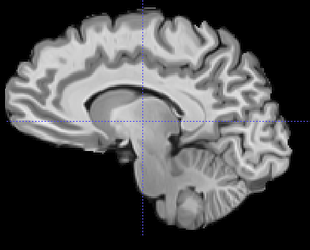
%> input picture energy/1.png, 310 x 250 px
$ octave --eval "demons;"   (GNU Octave 9; MATLAB toolbox functions it lacks are replaced by stand-ins)
%> lines starting %> are read from the running program, lines starting %| are printed output that depends on the picture
% Demons Registration
%
% Simple matlab code for 2D image registration using the diffeomorphic log-demons algorithm
% Code is provided in order to help the understanding of the Demons algorithm
%
% Original Algorithm in:
% [1] - Symmetric Log-Domain Diffeomorphic Registration: A Demons-Based Approach
%       Vercauteren, Pennec, Perchant, Ayache -- MICCAI 2008, 754-761
% [2] - Diffeomorphic demons: Efficient non-parametric image registration,
%       Vercauteren, Pennec, Perchant, Ayache -- NeuroImage 2009, (45)1:61-72
%
% For a more recent work/survey, exploiting global shape characteristics
% (instead of the conventional local gradient-based approaches), consider citing
%
% [1] - Spectral Log-Demons: Diffeomorphic Image Registration with Very Large Deformations
%       Lombaert, Grady, Pennec, Ayache, Cheriet -- IJCV 2014, (107)3:254-271


function demons

figure(1); clf; colormap gray; set(gcf,'renderer','painter')
I=double(imread('1.png'));
i=double(imread('2.png'));
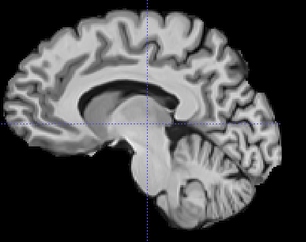
%> input picture energy/2.png, 306 x 242 px
% I=double(imread('maze2.png'))/256;
% i1=double(imread('maze1.png'))/256;
i=[zeros(8,306);(i(:,:,1))];
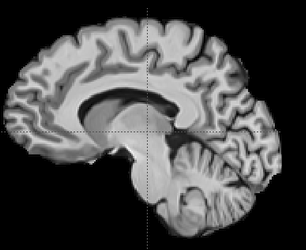
%> i: size 250x306 double; min 0, max 255, mean 73.6
i1=[i,zeros(250,4)];
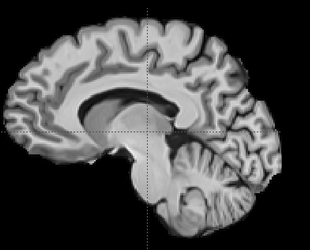
%> i1: size 250x310 double; min 0, max 255, mean 72.7
%% Parameters
niter           = 250;
sigma_fluid     = 2.0; % regularize update      field
sigma_diffusion = 2.0; % regularize deformation field
sigma_i         = 1.0; % weight on similarity term
sigma_x         = 1.0; % weight on spatial uncertainties (maximal step)
nlevel          = 3;   % multiresolution
do_display      = 1;   % display iterations

%% Load fixed image
% F = double(imread('data/2.png'));          % fixed   image
F=I(:,:,1);
%F = double(imread('statue-rio.png'));           % fixed   image
F = imresize(F,0.5);
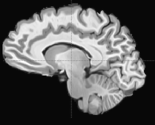
%> F: size 125x155 double; min -8.3, max 230, mean 79; drawn with min black and max white
F = 256*(F-min(F(:)))/range(F(:));              % normalize intensities

%% Load moving image
% M = double(imread('data/1.png'));
M=i1;% moving  image
%M = double(imread('statue-rio-deformed.png'));  % moving  image
M = imresize(M,0.5);
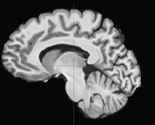
%> M: size 125x155 double; min -6.95, max 231.5, mean 72.7; drawn with min black and max white
M = 256*(M-min(M(:)))/range(M(:));              % normalize intensities

%% Create random moving image
%[F,sx0,sy0]  = randomdeform(F,50,5);
%figure(5); showvector(sx0,sy0,4,3,lim); drawnow;

if nlevel == 1

    %% Register%


    disp(['Register...']);
    opt = struct('niter',niter, 'sigma_fluid',sigma_fluid, 'sigma_diffusion',sigma_diffusion, 'sigma_i',sigma_i, 'sigma_x',sigma_x, 'do_display',do_display, 'do_plotenergy',1);
    [Mp,sx,sy,vx,vy] = register(F,M,opt);

else

    %% Multiresolution
    vx = zeros(size(M)); % deformation field
    vy = zeros(size(M));

    for k=nlevel:-1:1
        disp(['Register level: ' num2str(k) '...']);

        % downsample
        scale = 2^-(k-1);
        Fl = imresize(F,scale);
        Ml = imresize(M,scale);
        vxl = imresize(vx*scale,scale);
        vyl = imresize(vy*scale,scale);

        % register
        opt = struct('niter',niter,...
            'sigma_fluid',sigma_fluid,...
            'sigma_diffusion',sigma_diffusion,...
            'sigma_i',sigma_i,...
            'sigma_x',sigma_x,...
            'vx',vxl, 'vy',vyl,...
            'do_display',do_display, 'do_plotenergy',1);
        [Mp,sxl,syl,vxl,vyl] = register(Fl,Ml,opt);
% [12 lines not run here, left out]
function [Mp,sx,sy,vx,vy] = register(F,M,opt)

    if nargin<3;  opt = struct();  end;
    if ~isfield(opt,'sigma_fluid');      opt.sigma_fluid     = 1.0;              end;
    if ~isfield(opt,'sigma_diffusion');  opt.sigma_diffusion = 1.0;              end;
    if ~isfield(opt,'sigma_i');          opt.sigma_i         = 1.0;              end;
    if ~isfield(opt,'sigma_x');          opt.sigma_x         = 1.0;              end;
    if ~isfield(opt,'niter');            opt.niter           = 250;              end;
    if ~isfield(opt,'vx');               opt.vx              = zeros(size(M));   end;
    if ~isfield(opt,'vy');               opt.vy              = zeros(size(M));   end;
    if ~isfield(opt,'stop_criterium');   opt.stop_criterium  = 0.01;             end;
    if ~isfield(opt,'imagepad');         opt.imagepad        = 1.2;              end;
    if ~isfield(opt,'do_display');       opt.do_display      = 1;                end;
    if ~isfield(opt,'do_plotenergy');    opt.do_plotenergy   = 1;                end;

    %% padded image
    [F,lim] = imagepad(F,opt.imagepad);
%> in imagepad, `Ip(lim(1):lim(2),lim(3):lim(4)) = I;`:
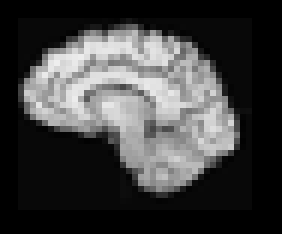
%> Ip: size 39x47 double (shown 6 times larger); min 0, max 238.1, mean 63.8
%> lim = [4 4; 35 42]
    [M,lim] = imagepad(M,opt.imagepad);

    %% T is the deformation from M to F
    vx = imagepad(opt.vx,opt.imagepad);
%> in imagepad (call 3), `Ip(lim(1):lim(2),lim(3):lim(4)) = I;`: Ip: size 39x47 double; every value is 0
    vy = imagepad(opt.vy,opt.imagepad);
    cx=vx; cy=vy;
    e  = zeros(1,opt.niter);
    e_min = 1e+100;      % Minimal energy

    %% Iterate update fields
    for iter=1:opt.niter

        % Find update
        [ux,uy] = findupdate(F,M,vx,vy,opt.sigma_i,opt.sigma_x);

        % Regularize update
        ux    = imgaussian(ux,opt.sigma_fluid);
        uy    = imgaussian(uy,opt.sigma_fluid);

        % Compute step (e.g., max half a pixel)
        step  = opt.sigma_x;
        cx=vx;cy=vy;
        % Update velocities (demons) - additive
        vx = vx + step*ux;
        vy = vy + step*uy;

        % Update velocities (demons) - composition
        %[vx,vy] = compose(vx,vy,step*ux,step*uy);

        % Regularize velocities
        vx = imgaussian(vx,opt.sigma_diffusion);
        vy = imgaussian(vy,opt.sigma_diffusion);

        % Get Transformation
        [sx,sy] = expfield(vx,vy);  % deformation field

        % Compute energy
        e(iter) = energy(F,M,vx,vy,cx,cy,opt.sigma_i,opt.sigma_x);
        disp(['Iteration: ' num2str(iter) ' - ' 'energy: ' num2str(e(iter))]);
        if e(iter)<e_min
            sx_min = sx; sy_min = sy; % update best fields
            vx_min = vx; vy_min = vy; % update best fields
            e_min  = e(iter);
        end

        % Stop criterium
        if iter>1 && abs(e(iter) - e(max(1,iter-5))) < e(1)*opt.stop_criterium
            break;
        end

        if opt.do_display
            % display deformation
            subplot(2,4,7); showvector(ux,uy,4,3,lim); title('Update');
            subplot(2,4,8); showgrid  (sx,sy,4,lim); title('Transformation');
            drawnow;

            % Display registration
            Mp     = iminterpolate(M,sx,sy);
            diff   = (F-Mp).^2;
            showimage(F,'Fixed', M,'Moving', Mp,'Warped', diff,'Diff', 'lim',lim,'nbrows',2); drawnow;

            % Plot energy
            if opt.do_plotenergy
                subplot(2,2,3)
                hold on;
                plot(1:iter,e(1:iter),'r-'); xlim([0 opt.niter]);
                xlabel('Iteration'); ylabel('Energy');
                hold off;
                drawnow
            end
        end

    end
%> this loop made 1 pass
%> pass 1, in findupdate, `normg2  = gx.^2 + gy.^2;`:
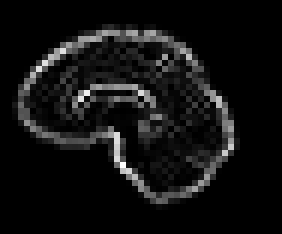
%> normg2: size 39x47 double (shown 6 times larger); min 0, max 15236.2, mean 1080.1; drawn with min black and max white

    %% Get Best Transformation
    vx = vx_min;  vy = vy_min;
    sx = sx_min;  sy = sy_min;

    %% Transform moving image
    Mp = iminterpolate(M,sx,sy);

    %% Unpad image
    Mp = Mp(lim(1):lim(2),lim(3):lim(4));
    vx = vx(lim(1):lim(2),lim(3):lim(4));
    vy = vy(lim(1):lim(2),lim(3):lim(4));
    sx = sx(lim(1):lim(2),lim(3):lim(4));
    sy = sy(lim(1):lim(2),lim(3):lim(4));

end

%% Find update between two images
function [ux,uy] = findupdate(F,M,vx,vy,sigma_i,sigma_x)

    % Get Transformation
    [sx,sy] = expfield(vx,vy);

    % Interpolate updated image
    M_prime = iminterpolate(M,sx,sy); % intensities at updated points

    % image difference
    diff = F - M_prime;

    % moving image gradient
    [gy,gx] = gradient(M_prime);   % image gradient
    normg2  = gx.^2 + gy.^2;       % squared norm of gradient
    area    = size(M,1)*size(M,2); % area of moving image

    % update is Idiff / (||J||^2+(Idiff^2)/sigma_x^2) J, with Idiff = F(x)-M(x+s), and J = Grad(M(x+s));
    scale = diff ./ (normg2 + diff.^2*sigma_i^2/sigma_x^2);
    scale(normg2==0) = 0;
    scale(diff  ==0) = 0;
    ux = gx .* scale;
    uy = gy .* scale;

    % Zero non overlapping areas
    ux(F==0)       = 0; uy(F==0)       = 0;
    ux(M_prime==0) = 0; uy(M_prime==0) = 0;

end

%% Interpolate image
function I = iminterpolate(I,sx,sy)

    % Find update points on moving image
    [x,y] = ndgrid(0:(size(I,1)-1), 0:(size(I,2)-1)); % coordinate image
    x_prime = x + sx; % updated x values (1st dim, rows)
    y_prime = y + sy; % updated y values (2nd dim, cols)

    % Interpolate updated image
    I = interpn(x,y,I,x_prime,y_prime,'linear',0); % moving image intensities at updated points

end

%% Apply gaussian filter to image
function I = imgaussian(I,sigma)

    if sigma==0; return; end; % no smoothing

    % Create Gaussian kernel
    radius = ceil(3*sigma);
    [x,y]  = ndgrid(-radius:radius,-radius:radius); % kernel coordinates
    h      = exp(-(x.^2 + y.^2)/(2*sigma^2));
    h      = h / sum(h(:));

    % Filter image
    I = imfilter(I,h);

end

%% Exponentiate vector field
%  Changed: Dec 6th, 2011
%
function [vx,vy] = expfield(vx, vy)
    % Find n, scaling parameter
    normv2 = vx.^2 + vy.^2;
    m = sqrt(max(normv2(:)));
    n = ceil(log2(m/0.5)); % n big enough so max(v * 2^-n) < 0.5 pixel)
    n = max(n,0);          % avoid null values

    % Scale it (so it's close to 0)
    vx = vx * 2^-n;
    vy = vy * 2^-n;

    % square it n times
    for i=1:n
        [vx,vy] = compose(vx,vy, vx,vy);
    end

end

%% Compose two vector fields
% [15 lines left out: function compose, not called in this run]

%% Jacobian
% [14 lines left out: function jacobian, not called in this run]


%% Get energy
function e = energy(F,M,vx,vy,cx,cy,sigma_i,sigma_x)
    alpha_s=.15;
    alpha_g=.05;
    alpha_i=.8;

    [sx1,sy1] = expfield(vx,vy);
    [sx2,sy2] = expfield(-vx,-vy);

    % Intensity difference
    Mp     =iminterpolate(M,sx1,sy1);
    Fp     =iminterpolate(F,sx2,sy2);

% [4 lines of commented-out code are left out]

%> (the run ends here)
